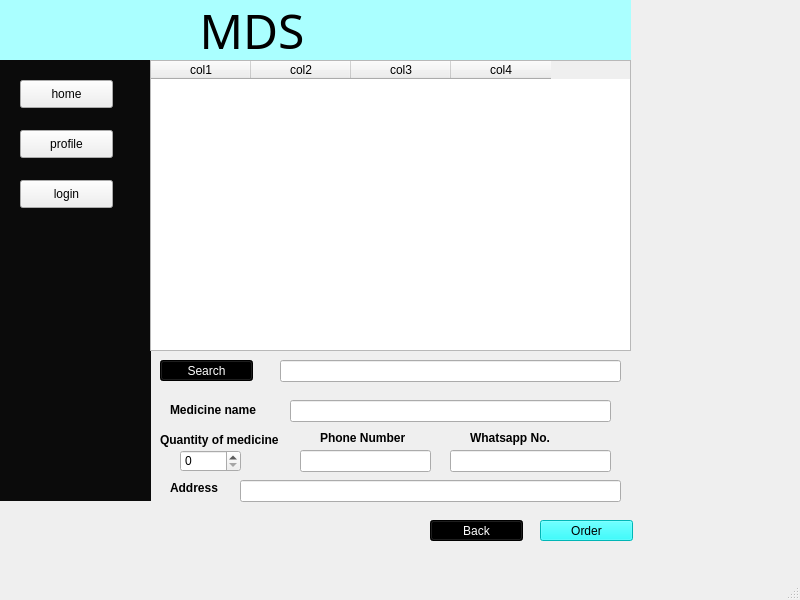
<?xml version="1.0" encoding="UTF-8"?>
<ui version="4.0">
 <class>MainWindow</class>
 <widget class="QMainWindow" name="MainWindow">
  <property name="geometry">
   <rect>
    <x>0</x>
    <y>0</y>
    <width>800</width>
    <height>600</height>
   </rect>
  </property>
  <property name="windowTitle">
   <string>MainWindow</string>
  </property>
  <widget class="QWidget" name="centralwidget">
   <widget class="QLabel" name="label">
    <property name="geometry">
     <rect>
      <x>0</x>
      <y>0</y>
      <width>631</width>
      <height>61</height>
     </rect>
    </property>
    <property name="font">
     <font>
      <family>Playbill</family>
      <pointsize>36</pointsize>
      <weight>50</weight>
      <bold>false</bold>
     </font>
    </property>
    <property name="styleSheet">
     <string notr="true">color:rgb(0, 0, 0);

background-color: rgb(170, 255, 255);</string>
    </property>
    <property name="text">
     <string>                MDS</string>
    </property>
   </widget>
   <widget class="QLabel" name="label_2">
    <property name="geometry">
     <rect>
      <x>0</x>
      <y>60</y>
      <width>151</width>
      <height>441</height>
     </rect>
    </property>
    <property name="styleSheet">
     <string notr="true">background-color: rgb(11, 11, 11);</string>
    </property>
    <property name="text">
     <string/>
    </property>
   </widget>
   <widget class="QTableWidget" name="tableWidget">
    <property name="geometry">
     <rect>
      <x>150</x>
      <y>60</y>
      <width>481</width>
      <height>291</height>
     </rect>
    </property>
    <column>
     <property name="text">
      <string>col1</string>
     </property>
    </column>
    <column>
     <property name="text">
      <string>col2</string>
     </property>
    </column>
    <column>
     <property name="text">
      <string>col3</string>
     </property>
    </column>
    <column>
     <property name="text">
      <string>col4</string>
     </property>
    </column>
   </widget>
   <widget class="QPushButton" name="pushButton">
    <property name="geometry">
     <rect>
      <x>160</x>
      <y>360</y>
      <width>93</width>
      <height>21</height>
     </rect>
    </property>
    <property name="styleSheet">
     <string notr="true">color: rgb(255, 255, 255);
background-color: rgb(0, 0, 0);
</string>
    </property>
    <property name="text">
     <string>Search</string>
    </property>
   </widget>
   <widget class="QLineEdit" name="lineEdit">
    <property name="geometry">
     <rect>
      <x>280</x>
      <y>360</y>
      <width>341</width>
      <height>22</height>
     </rect>
    </property>
   </widget>
   <widget class="QPushButton" name="pushButton_2">
    <property name="geometry">
     <rect>
      <x>540</x>
      <y>520</y>
      <width>93</width>
      <height>21</height>
     </rect>
    </property>
    <property name="styleSheet">
     <string notr="true">color:rgb(0, 0, 0);

background-color: rgb(0, 255, 255);
</string>
    </property>
    <property name="text">
     <string>Order</string>
    </property>
   </widget>
   <widget class="QLineEdit" name="lineEdit_3">
    <property name="geometry">
     <rect>
      <x>450</x>
      <y>450</y>
      <width>161</width>
      <height>22</height>
     </rect>
    </property>
   </widget>
   <widget class="QLabel" name="label_3">
    <property name="geometry">
     <rect>
      <x>160</x>
      <y>430</y>
      <width>141</width>
      <height>20</height>
     </rect>
    </property>
    <property name="font">
     <font>
      <weight>75</weight>
      <bold>true</bold>
     </font>
    </property>
    <property name="text">
     <string>Quantity of medicine</string>
    </property>
   </widget>
   <widget class="QLabel" name="label_4">
    <property name="geometry">
     <rect>
      <x>170</x>
      <y>480</y>
      <width>55</width>
      <height>16</height>
     </rect>
    </property>
    <property name="font">
     <font>
      <weight>75</weight>
      <bold>true</bold>
     </font>
    </property>
    <property name="text">
     <string>Address</string>
    </property>
   </widget>
   <widget class="QLineEdit" name="lineEdit_4">
    <property name="geometry">
     <rect>
      <x>300</x>
      <y>450</y>
      <width>131</width>
      <height>22</height>
     </rect>
    </property>
   </widget>
   <widget class="QLineEdit" name="lineEdit_5">
    <property name="geometry">
     <rect>
      <x>240</x>
      <y>480</y>
      <width>381</width>
      <height>22</height>
     </rect>
    </property>
   </widget>
   <widget class="QSpinBox" name="spinBox">
    <property name="geometry">
     <rect>
      <x>180</x>
      <y>450</y>
      <width>61</width>
      <height>22</height>
     </rect>
    </property>
    <property name="maximum">
     <number>1000000000</number>
    </property>
   </widget>
   <widget class="QLabel" name="label_5">
    <property name="geometry">
     <rect>
      <x>470</x>
      <y>430</y>
      <width>101</width>
      <height>16</height>
     </rect>
    </property>
    <property name="font">
     <font>
      <weight>75</weight>
      <bold>true</bold>
     </font>
    </property>
    <property name="text">
     <string>Whatsapp No.</string>
    </property>
   </widget>
   <widget class="QLabel" name="label_6">
    <property name="geometry">
     <rect>
      <x>320</x>
      <y>430</y>
      <width>101</width>
      <height>16</height>
     </rect>
    </property>
    <property name="font">
     <font>
      <weight>75</weight>
      <bold>true</bold>
     </font>
    </property>
    <property name="text">
     <string>Phone Number</string>
    </property>
   </widget>
   <widget class="QPushButton" name="pushButton_3">
    <property name="geometry">
     <rect>
      <x>430</x>
      <y>520</y>
      <width>93</width>
      <height>21</height>
     </rect>
    </property>
    <property name="styleSheet">
     <string notr="true">color: rgb(255, 255, 255);
background-color: rgb(0, 0, 0);
</string>
    </property>
    <property name="text">
     <string>Back</string>
    </property>
   </widget>
   <widget class="QPushButton" name="pushButton_4">
    <property name="geometry">
     <rect>
      <x>20</x>
      <y>80</y>
      <width>93</width>
      <height>28</height>
     </rect>
    </property>
    <property name="text">
     <string>home</string>
    </property>
   </widget>
   <widget class="QPushButton" name="pushButton_5">
    <property name="geometry">
     <rect>
      <x>20</x>
      <y>180</y>
      <width>93</width>
      <height>28</height>
     </rect>
    </property>
    <property name="text">
     <string>login</string>
    </property>
   </widget>
   <widget class="QPushButton" name="pushButton_6">
    <property name="geometry">
     <rect>
      <x>20</x>
      <y>130</y>
      <width>93</width>
      <height>28</height>
     </rect>
    </property>
    <property name="text">
     <string>profile</string>
    </property>
   </widget>
   <widget class="QLineEdit" name="lineEdit_6">
    <property name="geometry">
     <rect>
      <x>290</x>
      <y>400</y>
      <width>321</width>
      <height>22</height>
     </rect>
    </property>
   </widget>
   <widget class="QLabel" name="label_7">
    <property name="geometry">
     <rect>
      <x>170</x>
      <y>400</y>
      <width>141</width>
      <height>20</height>
     </rect>
    </property>
    <property name="font">
     <font>
      <weight>75</weight>
      <bold>true</bold>
     </font>
    </property>
    <property name="text">
     <string>Medicine name</string>
    </property>
   </widget>
  </widget>
  <widget class="QMenuBar" name="menubar">
   <property name="geometry">
    <rect>
     <x>0</x>
     <y>0</y>
     <width>800</width>
     <height>26</height>
    </rect>
   </property>
  </widget>
  <widget class="QStatusBar" name="statusbar"/>
 </widget>
 <resources/>
 <connections/>
</ui>
